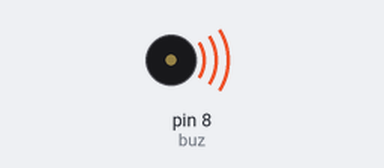
The sketch below on a simulated Arduino Uno, built with avr-gcc and run on an emulated ATmega328P. Shown: buzzer (waves = sounding).

Above: at 0.01 s.
At 1.0 s:
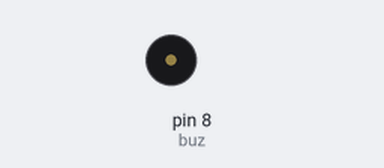
Timing chart, 0 to 2.5 s (numbered marks = the images above):
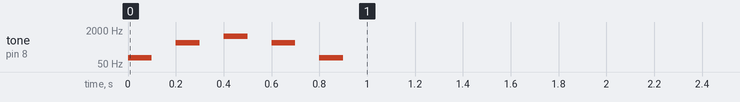

The sketch:

Boot_sound.ino
```cpp
// Boot sound
// Created by Alexander Noyanov
// 2015
// alex.noyanov@gmail.com

int buz = 8;  // Buzzer pin

// Original boot sound for my projects
 void BootSound(){
  tone(buz,100);
  delay(100);
  noTone(buz);
  delay(100);

  tone(buz,500);
  delay(100);
  noTone(buz);
  delay(100);

  tone(buz,1000);
  delay(100);
  noTone(buz);
  delay(100);

  tone(buz,500);
  delay(100);
  noTone(buz);
  delay(100);

  tone(buz,100);
  delay(100);
  noTone(buz);
  delay(100);
 }

void setup() {
  // put your setup code here, to run once:
 BootSound();
}

void loop() {
  // put your main code here, to run repeatedly:

}
```
